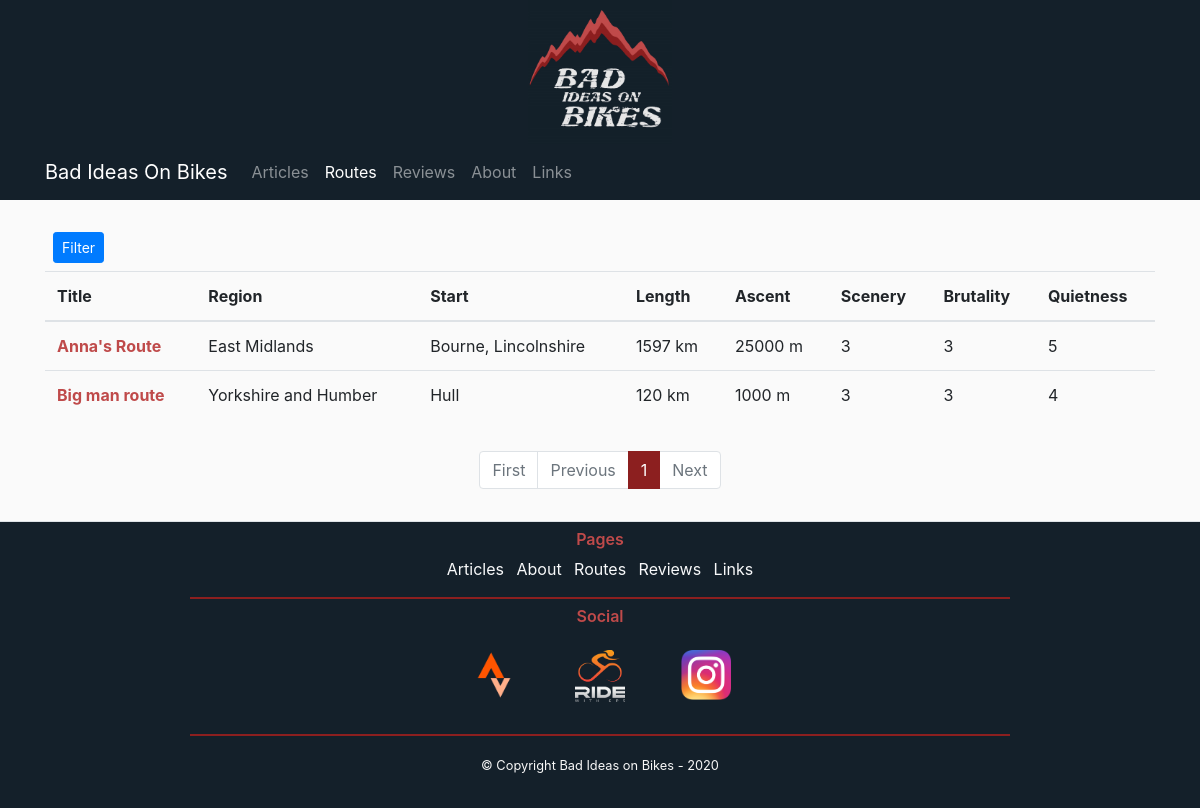
/routes, run on the app's committed database.
### flaskbiob/models.py (models this page shows, shortened)
class Routes(db.Model):
    id = db.Column(db.Integer, primary_key=True)
    title = db.Column(db.String(100), nullable=False)
    region = db.Column(db.String(100), nullable=False)
    starting_location = db.Column(db.String(100), nullable=False)
    starting_coordinates = db.Column(db.String(100), nullable=False)
    length = db.Column(db.Integer, nullable=False)
    ascent = db.Column(db.Integer, nullable=False)
    scenery = db.Column(db.Integer, nullable=False)
    brutality = db.Column(db.Integer, nullable=False)
    quietness = db.Column(db.Integer, nullable=False)
    description = db.Column(db.Text, nullable=False)
    link = db.Column(db.String(100), nullable=False)
    post = db.Column(db.Integer, db.ForeignKey("posts.id"), nullable=True)
    user = db.Column(db.Integer, db.ForeignKey("users.id"), nullable=False)

### flaskbiob/routes/routes.py (the view, shortened to what this page needs)
@routes.route("/routes", methods=["GET", "POST"])
def routesPage():
    page = request.args.get("page", 1, type=int)
    form = RouteFilterForm()
    query = Routes.query
    my_routes = Routes.query.paginate(page=page, per_page=25)
    return render_template("Routes.html", my_routes=my_routes, form=form, filtered=False)

### flaskbiob/templates/Routes.html (shortened to what this page needs)
{% extends "BASE.html" %}
{% block content %}
    <div class="row">
        <div class="col-md-12">
            <button class="btn btn-primary btn-sm m-2" type="button" data-toggle="collapse" data-target="#collapsefilters" aria-expanded="false" aria-controls="collapsefilters">
                Filter
            </button>
        </div>
        <div class="col-md-12">
            <table class="table">
                <thead>
                    <tr>
                        <th scope="col">Title</th>
                        <th scope="col">Region</th>
                        <th scope="col">Start</th>
                        <th scope="col">Length</th>
                        <th scope="col">Ascent</th>
                        <th scope="col">Scenery</th>
                        <th scope="col">Brutality</th>
                        <th scope="col">Quietness</th>
                    </tr>
                </thead>
                <tbody>
                {% for route in my_routes.items %}
                    <tr>
                        <th scope="row"><a href="{{ url_for('posts.postPage', post_id=route.post) }}" class="custom-link">{{ route.title }}</a></th>
                        <td>{{ route.region }}</td>
                        <td>{{ route.starting_location }}</td>
                        <td>{{ route.length }} km</td>
                        <td>{{ route.ascent }} m</td>
                        <td>{{ route.scenery }}</td>
                        <td>{{ route.brutality }}</td>
                        <td>{{ route.quietness }}</td>
                    </tr>
                {% endfor %}
                </tbody>
            </table>
        </div>
    </div>
    <div class="d-flex justify-content-center p-3">
        <nav aria-label="Page navigation example">
            <ul class="pagination">
                <li class="page-item {% if not my_routes.has_prev %}disabled{% endif %}"><a class="page-link" href="{{ url_for('routes.routesPage', page=1) }}">First</a></li>
                <li class="page-item {% if not my_routes.has_prev %}disabled{% endif %}"><a class="page-link" href="{{ url_for('routes.routesPage', page=my_routes.prev_num) }}">Previous</a></li>
                {% for page_num in my_routes.iter_pages() %}
                {% if page_num %}
                <li class="page-item {% if my_routes.page == page_num %}active{% endif %}"><a class="page-link" href="{{ url_for('routes.routesPage', page=page_num) }}">{{ page_num }}</a></li>
                {% endif %}
                {% endfor %}
                <li class="page-item {% if not my_routes.has_next %}disabled{% endif %}"><a class="page-link" href="{{ url_for('routes.routesPage', page=my_routes.next_num) }}">Next</a></li>
            </ul>
        </nav>
    </div>
{% endblock content %}

### flaskbiob/static/main.css (style rules this page uses)
body { background: #fafafa; color: #333333; }
.pagination > li > a { background-color: white; color: #444444; }
.pagination > .active > a { color: white; background-color: #8c1f1f !Important; border: solid 1px #8c1f1f !Important; }
a:link { color: #bf4a4a; }

### data on the page
Routes: title "Anna's Route", region "East Midlands", starting_location "Bourne, Lincolnshire", length "1597", ascent "25000", scenery "3", brutality "3", quietness "5"
Routes: title "Big man route", region "Yorkshire and Humber", starting_location "Hull", length "120", ascent "1000", scenery "3", brutality "3", quietness "4"

### other printed values
{{ page_num }} "1"
